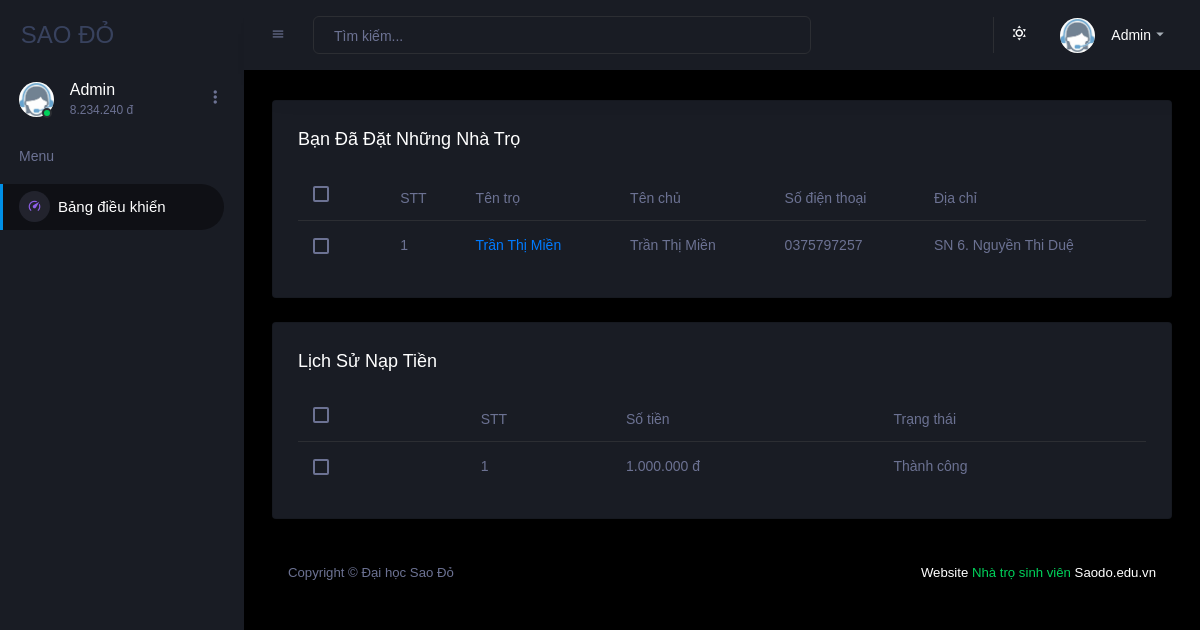
Screenshot of /sinhvien/public/index.php (signed in) with the database file from the repository.
### tables this page shows
CREATE TABLE `nhatro` (
  `id_nhatro` int(11) NOT NULL,
  `id_khuvuc` int(11) NOT NULL,
  `id_taikhoan` int(11) NOT NULL,
  `name` varchar(30) NOT NULL,
  `price` float NOT NULL,
  `tiencoc` float NOT NULL,
  `soluong` int(11) NOT NULL,
  `loai` int(11) NOT NULL,
  `image` varchar(33) NOT NULL,
  `tenchu` varchar(30) NOT NULL,
  `sdt` varchar(10) NOT NULL,
  `diachi` varchar(100) NOT NULL,
  `link_map` varchar(10000) NOT NULL,
  `dess` varchar(100) NOT NULL,
  `trangthai` int(11) NOT NULL
);

CREATE TABLE `lichsu_nap` (
  `id` int(11) NOT NULL,
  `id_taikhoan` int(11) NOT NULL,
  `sotien` float NOT NULL,
  `trangthai` int(11) NOT NULL
);

### sinhvien/public/index.php (the view, shortened to what this page needs)
<?php
include '../include/header.php';
include '../include/navbar.php';
include '../include/connect.php';
?>
<?php
$id_taikhoan = $_SESSION['id'];
?>
<?php
$data_dat = mysqli_query(
    $conn,
    "SELECT nhatro.name, nhatro.sdt, nhatro.diachi, nhatro.tenchu, nhatro.id_nhatro
    FROM nhatro
    INNER JOIN lichsu_dat ON lichsu_dat.id_nhatro = nhatro.id_nhatro
    WHERE lichsu_dat.id_taikhoan = '23';
    "
);
$data_nap = mysqli_query($conn, "SELECT * FROM lichsu_nap WHERE id_taikhoan = '$id_taikhoan'");
?>
<div class="main-panel">
    <div class="content-wrapper" id="mode_body">
        <form action="./code/xoa_nhatro.php" method="POST">
            <div class="row ">
                <div class="col-12 grid-margin">
                    <div class="card" id="mode_table_nhatro">
                        <div class="card-body">
                            <h4 class="card-title"><span id="mode_text_table_nhatro">Bạn đã đặt những nhà trọ</span> &nbsp; </h4>
                            <div class="table-responsive">
                                <table class="table" id="data_nhatro">
                                    <thead>
                                        <tr>
                                            <th>
                                                <div class="form-check form-check-muted m-0">
                                                    <label class="form-check-label">
                                                    </label>
                                                </div>
                                            </th>
                                            <th> STT </th>
                                            <th> Tên trọ </th>
                                            <th> Tên chủ </th>
                                            <th> Số điện thoại </th>
                                            <th> Địa chỉ </th>
                                        </tr>
                                    </thead>
                                    <tbody>
                                        <?php foreach ($data_dat as $key => $value) { ?>
                                            <tr>
                                                <td>
                                                    <div class="form-check form-check-muted m-0">
                                                    </div>
                                                </td>
                                                <td> <?php echo $key + 1; ?> </td>
                                                <td>
                                                <a href="/product/product-view.php?id=<?php echo $value['id_nhatro']; ?>"><?php echo $value['name']; ?></a>
                                                </td>
                                                <td> <?php echo $value['tenchu']; ?> </td>
                                                <td> <?php echo $value['sdt']; ?> </td>
                                                <td> <?php echo $value['diachi']; ?> </td>
                                            </tr>
                                        <?php } ?>
                                    </tbody>
                                </table>
                            </div>
                        </div>
                    </div>
                </div>
            </div>
        </form>
        <form action="./code/xoa_tintuc.php" method="POST">
            <div class="row ">
                <div class="col-12 grid-margin">
                    <div class="card" id="mode_table_tintuc">
                        <div class="card-body">
                            <h4 class="card-title"><span id="mode_text_table_tintuc">Lịch sử nạp tiền</span> </h4>
                            <div class="table-responsive">
                                <table class="table" id="data_tintuc">
                                    <thead>
                                        <tr>
                                            <th>
                                                <div class="form-check form-check-muted m-0">
                                                    <label class="form-check-label">
                                                    </label>
                                                </div>
                                            </th>
                                            <th> STT </th>
                                            <th> Số tiền </th>
                                            <th> Trạng thái </th>
                                        </tr>
                                    </thead>
                                    <tbody>
                                        <?php foreach ($data_nap as $key => $value) { ?>
                                            <tr>
                                                <td>
                                                    <div class="form-check form-check-muted m-0">
                                                    </div>
                                                </td>
                                                <td>
                                                    <?php echo $key + 1; ?>
                                                </td>
                                                <td> <?php echo number_format($value['sotien'], 0, ',', '.'). ' đ'; ?></td>
                                                <td>
                                                    <?php
                                                    if ($value['trangthai'] == 0) {
                                                        echo 'Thành công';
                                                    } else {
                                                        echo 'Thất bại';
                                                    }
                                                    ?>
                                                </td>
                                            </tr>
                                        <?php } ?>
                                    </tbody>
                                </table>
                            </div>
                        </div>
                    </div>
                </div>
            </div>
        </form>
        <?php include '../include/footer.php'; ?>
    </div>
</div>
</div>
</body>
</html>

### rows the page displays
nhatro: name "Trần Thị Miền", tenchu "Trần Thị Miền", sdt "0375797257", diachi "SN 6. Nguyền Thi Duệ"
lichsu_nap: sotien "1.000.000", trangthai "Thành công"

### other values shown
$_SESSION['taikhoan'] "Admin"
$_SESSION['coin'] "8.234.240"
